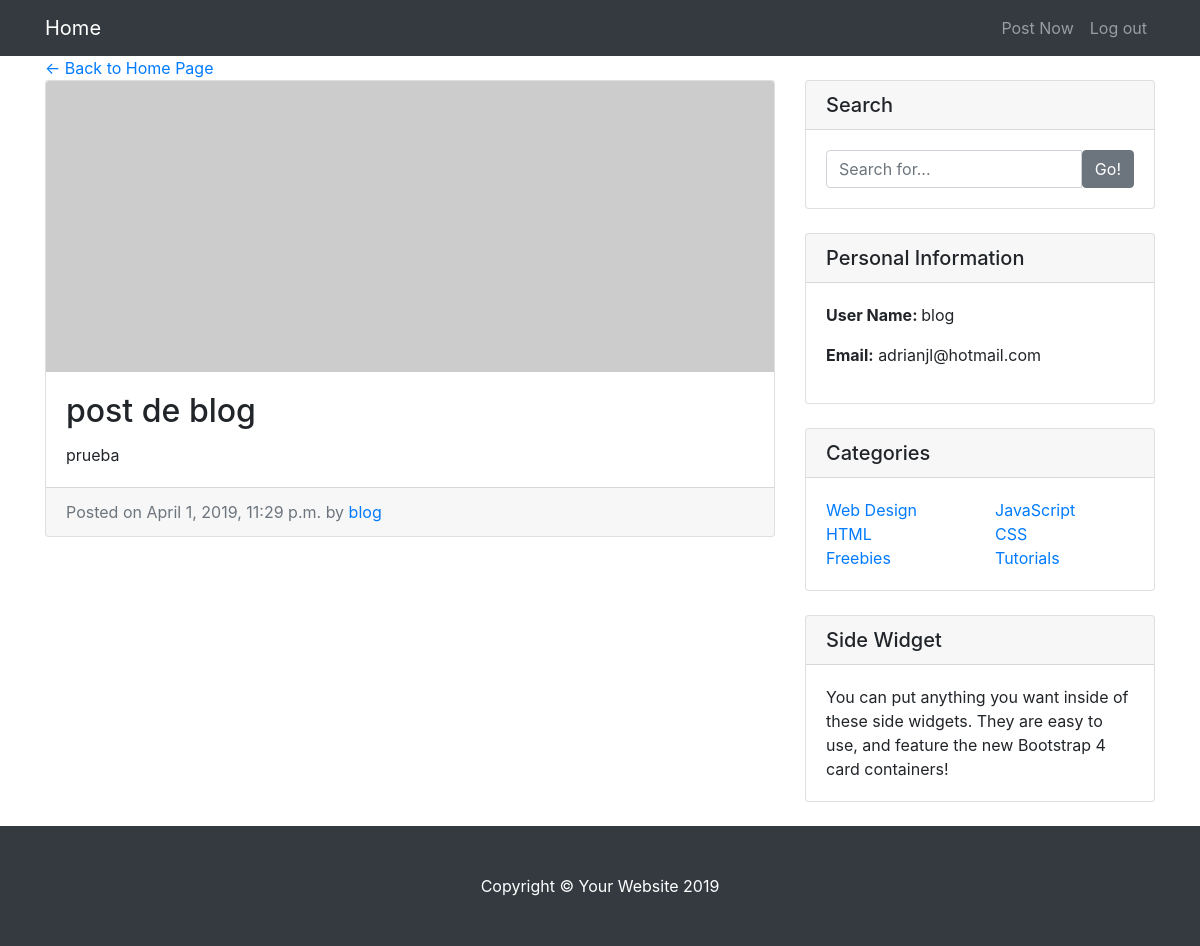
The page /entry/10 (signed in) on the database its author committed.
### entries/models.py (models this page shows, shortened)
class Entry(models.Model):
    entry_title = models.CharField(max_length=50)
    entry_text = models.TextField()
    entry_date = models.DateTimeField(auto_now_add=True)
    entry_author = models.ForeignKey(User, on_delete=models.CASCADE)
    class Meta:
        verbose_name_plural = "entries"

### entries/views.py (the view)
# urls.py: path('entry/<int:pk>', EntryView.as_view(), name='entry_detail'),
class EntryView(LoginRequiredMixin, DetailView):
    model = Entry
    template_name = 'entry_detail.html'

### entries/templates/entry_detail.html (shortened to what this page needs)
{% extends "base.html" %}
{% block content %}
      <div class="col-md-8">
        <a href="{% url 'blog-name' %}">&larr; Back to Home Page</a>
        <div class="card mb-4">
          <img class="card-img-top" src="http://placehold.it/750x300" alt="Card image cap">
          <div class="card-body">
            <h2 class="card-title">{{ object.entry_title }}</h2>
            <p class="card-text">{{ object.entry_text }}</p>
          </div>
          <div class="card-footer text-muted">
            Posted on {{ object.entry_date }} by
            <a href="#">{{ object.entry_author }}</a>
          </div>
        </div>
      </div>
{% endblock %}

### entries/templates/base.html (shortened to what this page needs)
{% load static %}
<!DOCTYPE html>
<html lang="en">
<head>
  <link href="{% static 'vendor/bootstrap/css/bootstrap.min.css' %}" rel="stylesheet">
  <link href="{% static 'css/blog-home.css' %}" rel="stylesheet">
</head>
<body>
  <nav class="navbar navbar-expand-lg navbar-dark bg-dark fixed-top">
    <div class="container">
      <a class="navbar-brand" href="#">Home</a>
      <div class="collapse navbar-collapse" id="navbarResponsive">
        <ul class="navbar-nav ml-auto">
          <li class="nav-item">
            <a class="nav-link" href="{% url 'create_entry' %}">Post Now</a>
          </li>
          <li class="nav-item">
            <a class="nav-link" href="{% url 'logout' %}">{% if user.username %} Log out {% else %} Log In {% endif %} </a>
          </li>
        </ul>
      </div>
    </div>
  </nav>
  <div class="container">
    <div class="row">
{% block content %} {% endblock%}
      <div class="col-md-4">
        <div class="card my-4">
          <h5 class="card-header">Search</h5>
          <div class="card-body">
            <div class="input-group">
              <input type="text" class="form-control" placeholder="Search for...">
              <span class="input-group-btn">
                <button class="btn btn-secondary" type="button">Go!</button>
              </span>
            </div>
          </div>
        </div>
        <div class="card my-4">
             <h5 class="card-header">Personal Information</h5>
             <div class="card-body">
                 <ul class="list-unstyled mb-0">
                     <li>
                       <p> <strong> User Name:  </strong> {{user.username }}  </p>
                     </li>
                     <li>
                         <p><strong>Email:</strong>    {{ user.email }}    </p>
                     </li>
                 </ul>
             </div>
         </div>
        <div class="card my-4">
          <h5 class="card-header">Categories</h5>
          <div class="card-body">
            <div class="row">
              <div class="col-lg-6">
                <ul class="list-unstyled mb-0">
                  <li>
                    <a href="#">Web Design</a>
                  </li>
                  <li>
                    <a href="#">HTML</a>
                  </li>
                  <li>
                    <a href="#">Freebies</a>
                  </li>
                </ul>
              </div>
              <div class="col-lg-6">
                <ul class="list-unstyled mb-0">
                  <li>
                    <a href="#">JavaScript</a>
                  </li>
                  <li>
                    <a href="#">CSS</a>
                  </li>
                  <li>
                    <a href="#">Tutorials</a>
                  </li>
                </ul>
              </div>
            </div>
          </div>
        </div>
        <div class="card my-4">
          <h5 class="card-header">Side Widget</h5>
          <div class="card-body">
            You can put anything you want inside of these side widgets. They are easy to use, and feature the new Bootstrap 4 card containers!
          </div>
        </div>
      </div>
    </div>
  </div>
  <footer class="py-5 bg-dark">
    <div class="container">
      <p class="m-0 text-center text-white">Copyright &copy; Your Website 2019</p>
    </div>
  </footer>
</body>
</html>

### entries/static/css/blog-home.css (style rules this page uses)
body { padding-top: 56px; }

### rows shown on the page
Entry: entry_title "post de blog", entry_text "prueba", entry_date "April 1, 2019, 11:29 p.m.", entry_author "blog"

### other values the page prints
{{ user.username }} "blog"
{{ user.email }} "adrianjl@hotmail.com"
